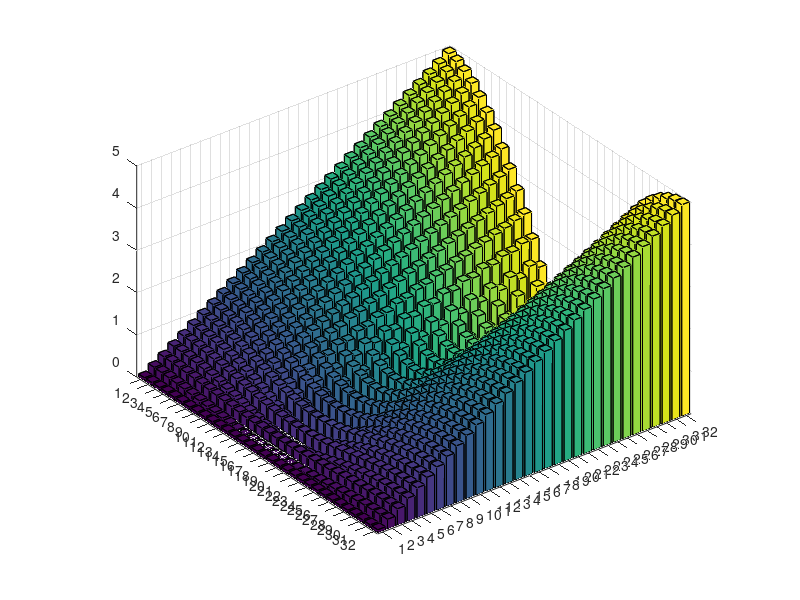
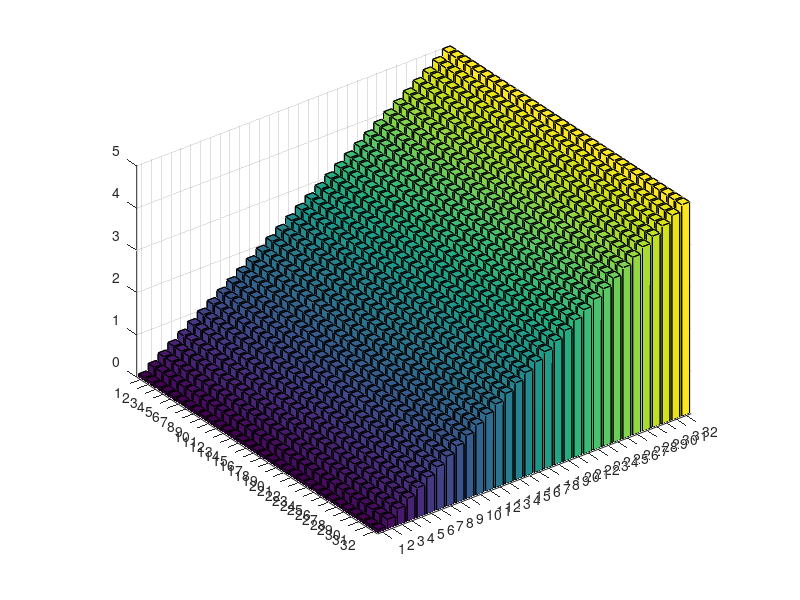

Recreate these plots in MATLAB, in order.
% phi_vector = ones(1,32);
% theta_vector = ones(1,32)*3;
% Y_ml = zeros(32,32);
% for r = 1:1
%     for l = 1:32
%         NPml = 0;
%         Yml_real = 0;
%         Yml_img  = 0;
%         for m = -l:l
%             if(m>=0)
%                 %Y_ml(l,r) = spharm(l,m,theta_vector(r),phi_vector(r));
%                 NPml = spharm(l,m,theta_vector(r),phi_vector(r))/exp(1i*m*phi_vector(r)); %STH WRONG HERE!
%                 Yml_real = Yml_real+NPml*cos(m*phi_vector(r));
%                 Yml_img  = Yml_real+NPml*sin(m*phi_vector(r));
%             else
%                 %Y_temp = spharm(l,-m,theta_vector(r),phi_vector(r));
%                 %Y_ml(l,r) = (-1)^(-m) * conj(Y_temp);
%                 NPml = (-1)^(-m)*spharm(l,-m,theta_vector(r),phi_vector(r))/exp(1i*(-m)*phi_vector(r));%STH WRONG HERE!
%                 Yml_real = Yml_real+NPml*cos((-m)*phi_vector(r));
%                 Yml_img  = Yml_img -NPml*sin((-m)*phi_vector(r));
%             end
%         end
%         Y_ml(l,r) =Y_ml(l,r) + Yml_real^2+Yml_img^2;
%     end
% end
% figure,
% bar3(abs(Y_ml))
% 
% % 
% Y_ml = zeros(32,32);
% for r = 1:1
%     for l = 1:32
%         for m = -l:l
%             if(m>=0)
%                 Y_ml(l,r) =Y_ml(l,r) + spharm(l,m,phi_vector(r),theta_vector(r));
%             else
%                 Y_temp = spharm(l,-m,phi_vector(r),theta_vector(r));
%                 Y_ml(l,r) =Y_ml(l,r) + (-1)^(-m) * conj(Y_temp);
%             end
%         end
%     end
%  end
%  figure,
%  bar3(abs(Y_ml))
%  
%BUG maybe in C++; result : BUG in MATLAB
% l = 1
% m = 1
% spharm(l,m,3,1)/exp(1i*m*1) =  0.1210 - 0.2644i
% try gsl_sf_legendre_sphPlm(1, 1, cos(3)) =  -0.0487

%C++ result
R_change_theta = [0.0795775 0.236439 0.395786 0.554223 0.712656 0.871063 1.02946 1.18786 1.34626 1.50465 1.66304 1.82143 1.97983 2.13822 2.29661 2.455 2.61339 2.77178 2.93017 3.08856 3.24695 3.40534 3.56373 3.72211 3.8805 4.03889 4.19728 4.35567 4.51406 4.67245 4.83084 4.98923 
0.0795775 0.229646 0.389594 0.545618 0.702045 0.858212 1.01437 1.1705 1.32663 1.48275 1.63886 1.79497 1.95108 2.10719 2.26329 2.4194 2.5755 2.7316 2.8877 3.04381 3.19991 3.35601 3.51211 3.66821 3.82431 3.98041 4.13651 4.2926 4.4487 4.6048 4.7609 4.917 
0.0795775 0.218616 0.379644 0.530822 0.684437 0.836798 0.989333 1.14172 1.2941 1.44645 1.5988 1.75113 1.90346 2.05579 2.20811 2.36043 2.51275 2.66506 2.81737 2.96969 3.122 3.27431 3.42662 3.57893 3.73124 3.88354 4.03585 4.18816 4.34047 4.49277 4.64508 4.79738 
0.0795775 0.203771 0.366456 0.509275 0.660044 0.806679 0.954536 1.10165 1.24892 1.39605 1.54319 1.69029 1.83739 1.98448 2.13156 2.27864 2.42571 2.57277 2.71984 2.8669 3.01396 3.16101 3.30807 3.45512 3.60218 3.74923 3.89628 4.04333 4.19038 4.33743 4.48448 4.63152 
0.0795775 0.185683 0.350702 0.480423 0.62933 0.767448 0.910294 1.05033 1.19145 1.33186 1.4725 1.61296 1.75345 1.89389 2.03433 2.17476 2.31518 2.45559 2.59599 2.73639 2.87679 3.01718 3.15757 3.29796 3.43834 3.57872 3.71911 3.85949 3.99987 4.14024 4.28062 4.421 
0.0795775 0.165046 0.333151 0.443922 0.593112 0.718402 0.85719 0.98748 1.12221 1.25406 1.38732 1.51961 1.65234 1.78474 1.91727 2.04969 2.18214 2.31455 2.44696 2.57936 2.71175 2.84413 2.97651 3.10889 3.24126 3.37363 3.50599 3.63836 3.77072 3.90308 4.03543 4.16779 
0.0795775 0.142653 0.314616 0.399857 0.552618 0.658701 0.796273 0.912286 1.04203 1.16232 1.28842 1.41046 1.53491 1.65764 1.78136 1.90435 2.02774 2.15082 2.27406 2.39716 2.52032 2.64342 2.76655 2.88964 3.01274 3.13583 3.25891 3.38199 3.50507 3.62814 3.75121 3.87428 
0.0795775 0.119366 0.295903 0.348944 0.50947 0.587749 0.729275 0.823508 0.952426 1.05554 1.17708 1.2849 1.40234 1.51258 1.6278 1.73927 1.85329 1.96537 2.07874 2.19112 2.30415 2.41666 2.5295 2.64207 2.75481 2.86741 2.98009 3.09269 3.20533 3.31793 3.43055 3.54315 
0.0795775 0.096079 0.277764 0.292671 0.465585 0.505782 0.658736 0.719984 0.85596 0.93185 1.05563 1.14108 1.25666 1.34817 1.45841 1.55368 1.66051 1.75809 1.86276 1.96175 2.06507 2.1649 2.26737 2.36771 2.46964 2.57028 2.67189 2.7727 2.87409 2.97501 3.07627 3.17724 
0.0795775 0.0736867 0.260864 0.233341 0.423011 0.414534 0.587942 0.601738 0.756587 0.789595 0.928139 0.97625 1.10173 1.16122 1.2767 1.34454 1.45255 1.52645 1.62898 1.7072 1.80575 1.88705 1.98273 2.06621 2.15982 2.24483 2.33697 2.42305 2.51414 2.60097 2.69131 2.77866 
0.0795775 0.0530499 0.245757 0.173992 0.383731 0.317785 0.520625 0.471497 0.659563 0.629426 0.80088 0.788778 0.944307 0.948161 1.08945 1.10691 1.23595 1.26474 1.38349 1.42158 1.53181 1.57746 1.68072 1.73246 1.83006 1.88669 1.97972 2.04024 2.12961 2.19322 2.27965 2.34573 
0.0795775 0.0349616 0.232887 0.11819 0.349483 0.221531 0.460499 0.336073 0.570855 0.457268 0.681979 0.582448 0.794312 0.709949 0.907938 0.838706 1.0228 0.968029 1.13877 1.09747 1.25573 1.22675 1.37354 1.3557 1.49208 1.4842 1.61124 1.61222 1.73093 1.73973 1.85105 1.86674 
0.0795775 0.0201168 0.222583 0.0696934 0.321639 0.133574 0.410778 0.206804 0.496184 0.286661 0.580092 0.371385 0.663522 0.459746 0.746992 0.550846 0.830776 0.644013 0.915021 0.738731 0.999799 0.834602 1.08514 0.931316 1.17104 1.02863 1.25748 1.12635 1.34446 1.22433 1.43193 1.32244 
0.0795775 0.00908621 0.215078 0.0320508 0.301172 0.0624882 0.373846 0.098339 0.440089 0.138455 0.502635 0.182069 0.56286 0.228617 0.621562 0.277667 0.679239 0.328871 0.736224 0.381944 0.792748 0.436647 0.848975 0.49278 0.905025 0.550168 0.960989 0.608662 1.01693 0.668132 1.07291 0.728464 
0.0795775 0.00229359 0.21052 0.00818002 0.288684 0.0161207 0.351195 0.0256387 0.405487 0.0364739 0.45456 0.0484546 0.499974 0.0614555 0.542666 0.0753795 0.583244 0.0901487 0.622132 0.105698 0.659638 0.121972 0.695993 0.138924 0.731376 0.156511 0.765928 0.174698 0.799764 0.193449 0.832977 0.212737 
0.0795775 2.77334e-032 0.208992 1.10934e-031 0.284489 1.97215e-031 0.343572 3.08149e-031 0.393818 7.88861e-031 0.438311 7.88861e-031 0.478671 6.03972e-031 0.515875 1.2326e-030 0.550565 1.2326e-030 0.583192 9.98402e-031 0.614085 2.08309e-030 0.643496 2.41589e-030 0.671618 2.77334e-030 0.698609 2.08309e-030 0.724594 3.15544e-030 0.749679 3.15544e-030 
0.0795775 0.00229359 0.21052 0.00818002 0.288684 0.0161207 0.351195 0.0256387 0.405487 0.0364739 0.45456 0.0484546 0.499974 0.0614555 0.542666 0.0753795 0.583244 0.0901487 0.622132 0.105698 0.659638 0.121972 0.695993 0.138924 0.731376 0.156511 0.765928 0.174698 0.799764 0.193449 0.832977 0.212737 
0.0795775 0.00908621 0.215078 0.0320508 0.301172 0.0624882 0.373846 0.098339 0.440089 0.138455 0.502635 0.182069 0.56286 0.228617 0.621562 0.277667 0.679239 0.328871 0.736224 0.381944 0.792748 0.436647 0.848975 0.49278 0.905025 0.550168 0.960989 0.608662 1.01693 0.668132 1.07291 0.728464 
0.0795775 0.0201168 0.222583 0.0696934 0.321639 0.133574 0.410778 0.206804 0.496184 0.286661 0.580092 0.371385 0.663522 0.459746 0.746992 0.550846 0.830776 0.644013 0.915021 0.738731 0.999799 0.834602 1.08514 0.931316 1.17104 1.02863 1.25748 1.12635 1.34446 1.22433 1.43193 1.32244 
0.0795775 0.0349616 0.232887 0.11819 0.349483 0.221531 0.460499 0.336073 0.570855 0.457268 0.681979 0.582448 0.794312 0.709949 0.907938 0.838706 1.0228 0.968029 1.13877 1.09747 1.25573 1.22675 1.37354 1.3557 1.49208 1.4842 1.61124 1.61222 1.73093 1.73973 1.85105 1.86674 
0.0795775 0.0530499 0.245757 0.173992 0.383731 0.317785 0.520625 0.471497 0.659563 0.629426 0.80088 0.788778 0.944307 0.948161 1.08945 1.10691 1.23595 1.26474 1.38349 1.42158 1.53181 1.57746 1.68072 1.73246 1.83006 1.88669 1.97972 2.04024 2.12961 2.19322 2.27965 2.34573 
0.0795775 0.0736867 0.260864 0.233341 0.423011 0.414534 0.587942 0.601738 0.756587 0.789595 0.928139 0.97625 1.10173 1.16122 1.2767 1.34454 1.45255 1.52645 1.62898 1.7072 1.80575 1.88705 1.98273 2.06621 2.15982 2.24483 2.33697 2.42305 2.51414 2.60097 2.69131 2.77866 
0.0795775 0.096079 0.277764 0.292671 0.465585 0.505782 0.658736 0.719984 0.85596 0.93185 1.05563 1.14108 1.25666 1.34817 1.45841 1.55368 1.66051 1.75809 1.86276 1.96175 2.06507 2.1649 2.26737 2.36771 2.46964 2.57028 2.67189 2.7727 2.87409 2.97501 3.07627 3.17724 
0.0795775 0.119366 0.295903 0.348944 0.50947 0.587749 0.729275 0.823508 0.952426 1.05554 1.17708 1.2849 1.40234 1.51258 1.6278 1.73927 1.85329 1.96537 2.07874 2.19112 2.30415 2.41666 2.5295 2.64207 2.75481 2.86741 2.98009 3.09269 3.20533 3.31793 3.43055 3.54315 
0.0795775 0.142653 0.314616 0.399857 0.552618 0.658701 0.796273 0.912286 1.04203 1.16232 1.28842 1.41046 1.53491 1.65764 1.78136 1.90435 2.02774 2.15082 2.27406 2.39716 2.52032 2.64342 2.76655 2.88964 3.01274 3.13583 3.25891 3.38199 3.50507 3.62814 3.75121 3.87428 
0.0795775 0.165046 0.333151 0.443922 0.593112 0.718402 0.85719 0.98748 1.12221 1.25406 1.38732 1.51961 1.65234 1.78474 1.91727 2.04969 2.18214 2.31455 2.44696 2.57936 2.71175 2.84413 2.97651 3.10889 3.24126 3.37363 3.50599 3.63836 3.77072 3.90308 4.03543 4.16779 
0.0795775 0.185683 0.350702 0.480423 0.62933 0.767448 0.910294 1.05033 1.19145 1.33186 1.4725 1.61296 1.75345 1.89389 2.03433 2.17476 2.31518 2.45559 2.59599 2.73639 2.87679 3.01718 3.15757 3.29796 3.43834 3.57872 3.71911 3.85949 3.99987 4.14024 4.28062 4.421 
0.0795775 0.203771 0.366456 0.509275 0.660044 0.806679 0.954536 1.10165 1.24892 1.39605 1.54319 1.69029 1.83739 1.98448 2.13156 2.27864 2.42571 2.57277 2.71984 2.8669 3.01396 3.16101 3.30807 3.45512 3.60218 3.74923 3.89628 4.04333 4.19038 4.33743 4.48448 4.63152 
0.0795775 0.218616 0.379644 0.530822 0.684437 0.836798 0.989333 1.14172 1.2941 1.44645 1.5988 1.75113 1.90346 2.05579 2.20811 2.36043 2.51275 2.66506 2.81737 2.96969 3.122 3.27431 3.42662 3.57893 3.73124 3.88354 4.03585 4.18816 4.34047 4.49277 4.64508 4.79738 
0.0795775 0.229646 0.389594 0.545618 0.702045 0.858212 1.01437 1.1705 1.32663 1.48275 1.63886 1.79497 1.95108 2.10719 2.26329 2.4194 2.5755 2.7316 2.8877 3.04381 3.19991 3.35601 3.51211 3.66821 3.82431 3.98041 4.13651 4.2926 4.4487 4.6048 4.7609 4.917 
0.0795775 0.236439 0.395786 0.554223 0.712656 0.871063 1.02946 1.18786 1.34626 1.50465 1.66304 1.82143 1.97983 2.13822 2.29661 2.455 2.61339 2.77178 2.93017 3.08856 3.24695 3.40534 3.56373 3.72211 3.8805 4.03889 4.19728 4.35567 4.51406 4.67245 4.83084 4.98923 
0.0795775 0.238732 0.397887 0.557042 0.716197 0.875352 1.03451 1.19366 1.35282 1.51197 1.67113 1.83028 1.98944 2.14859 2.30775 2.4669 2.62606 2.78521 2.94437 3.10352 3.26268 3.42183 3.58099 3.74014 3.8993 4.05845 4.21761 4.37676 4.53592 4.69507 4.85423 5.01338 
];
R_change_phi=[0.0795775 0.238732 0.397887 0.557042 0.716197 0.875352 1.03451 1.19366 1.35282 1.51197 1.67113 1.83028 1.98944 2.14859 2.30775 2.4669 2.62606 2.78521 2.94437 3.10352 3.26268 3.42183 3.58099 3.74014 3.8993 4.05845 4.21761 4.37676 4.53592 4.69507 4.85423 5.01338 
0.0795775 0.238732 0.397887 0.557042 0.716197 0.875352 1.03451 1.19366 1.35282 1.51197 1.67113 1.83028 1.98944 2.14859 2.30775 2.4669 2.62606 2.78521 2.94437 3.10352 3.26268 3.42183 3.58099 3.74014 3.8993 4.05845 4.21761 4.37676 4.53592 4.69507 4.85423 5.01338 
0.0795775 0.238732 0.397887 0.557042 0.716197 0.875352 1.03451 1.19366 1.35282 1.51197 1.67113 1.83028 1.98944 2.14859 2.30775 2.4669 2.62606 2.78521 2.94437 3.10352 3.26268 3.42183 3.58099 3.74014 3.8993 4.05845 4.21761 4.37676 4.53592 4.69507 4.85423 5.01338 
0.0795775 0.238732 0.397887 0.557042 0.716197 0.875352 1.03451 1.19366 1.35282 1.51197 1.67113 1.83028 1.98944 2.14859 2.30775 2.4669 2.62606 2.78521 2.94437 3.10352 3.26268 3.42183 3.58099 3.74014 3.8993 4.05845 4.21761 4.37676 4.53592 4.69507 4.85423 5.01338 
0.0795775 0.238732 0.397887 0.557042 0.716197 0.875352 1.03451 1.19366 1.35282 1.51197 1.67113 1.83028 1.98944 2.14859 2.30775 2.4669 2.62606 2.78521 2.94437 3.10352 3.26268 3.42183 3.58099 3.74014 3.8993 4.05845 4.21761 4.37676 4.53592 4.69507 4.85423 5.01338 
0.0795775 0.238732 0.397887 0.557042 0.716197 0.875352 1.03451 1.19366 1.35282 1.51197 1.67113 1.83028 1.98944 2.14859 2.30775 2.4669 2.62606 2.78521 2.94437 3.10352 3.26268 3.42183 3.58099 3.74014 3.8993 4.05845 4.21761 4.37676 4.53592 4.69507 4.85423 5.01338 
0.0795775 0.238732 0.397887 0.557042 0.716197 0.875352 1.03451 1.19366 1.35282 1.51197 1.67113 1.83028 1.98944 2.14859 2.30775 2.4669 2.62606 2.78521 2.94437 3.10352 3.26268 3.42183 3.58099 3.74014 3.8993 4.05845 4.21761 4.37676 4.53592 4.69507 4.85423 5.01338 
0.0795775 0.238732 0.397887 0.557042 0.716197 0.875352 1.03451 1.19366 1.35282 1.51197 1.67113 1.83028 1.98944 2.14859 2.30775 2.4669 2.62606 2.78521 2.94437 3.10352 3.26268 3.42183 3.58099 3.74014 3.8993 4.05845 4.21761 4.37676 4.53592 4.69507 4.85423 5.01338 
0.0795775 0.238732 0.397887 0.557042 0.716197 0.875352 1.03451 1.19366 1.35282 1.51197 1.67113 1.83028 1.98944 2.14859 2.30775 2.4669 2.62606 2.78521 2.94437 3.10352 3.26268 3.42183 3.58099 3.74014 3.8993 4.05845 4.21761 4.37676 4.53592 4.69507 4.85423 5.01338 
0.0795775 0.238732 0.397887 0.557042 0.716197 0.875352 1.03451 1.19366 1.35282 1.51197 1.67113 1.83028 1.98944 2.14859 2.30775 2.4669 2.62606 2.78521 2.94437 3.10352 3.26268 3.42183 3.58099 3.74014 3.8993 4.05845 4.21761 4.37676 4.53592 4.69507 4.85423 5.01338 
0.0795775 0.238732 0.397887 0.557042 0.716197 0.875352 1.03451 1.19366 1.35282 1.51197 1.67113 1.83028 1.98944 2.14859 2.30775 2.4669 2.62606 2.78521 2.94437 3.10352 3.26268 3.42183 3.58099 3.74014 3.8993 4.05845 4.21761 4.37676 4.53592 4.69507 4.85423 5.01338 
0.0795775 0.238732 0.397887 0.557042 0.716197 0.875352 1.03451 1.19366 1.35282 1.51197 1.67113 1.83028 1.98944 2.14859 2.30775 2.4669 2.62606 2.78521 2.94437 3.10352 3.26268 3.42183 3.58099 3.74014 3.8993 4.05845 4.21761 4.37676 4.53592 4.69507 4.85423 5.01338 
0.0795775 0.238732 0.397887 0.557042 0.716197 0.875352 1.03451 1.19366 1.35282 1.51197 1.67113 1.83028 1.98944 2.14859 2.30775 2.4669 2.62606 2.78521 2.94437 3.10352 3.26268 3.42183 3.58099 3.74014 3.8993 4.05845 4.21761 4.37676 4.53592 4.69507 4.85423 5.01338 
0.0795775 0.238732 0.397887 0.557042 0.716197 0.875352 1.03451 1.19366 1.35282 1.51197 1.67113 1.83028 1.98944 2.14859 2.30775 2.4669 2.62606 2.78521 2.94437 3.10352 3.26268 3.42183 3.58099 3.74014 3.8993 4.05845 4.21761 4.37676 4.53592 4.69507 4.85423 5.01338 
0.0795775 0.238732 0.397887 0.557042 0.716197 0.875352 1.03451 1.19366 1.35282 1.51197 1.67113 1.83028 1.98944 2.14859 2.30775 2.4669 2.62606 2.78521 2.94437 3.10352 3.26268 3.42183 3.58099 3.74014 3.8993 4.05845 4.21761 4.37676 4.53592 4.69507 4.85423 5.01338 
0.0795775 0.238732 0.397887 0.557042 0.716197 0.875352 1.03451 1.19366 1.35282 1.51197 1.67113 1.83028 1.98944 2.14859 2.30775 2.4669 2.62606 2.78521 2.94437 3.10352 3.26268 3.42183 3.58099 3.74014 3.8993 4.05845 4.21761 4.37676 4.53592 4.69507 4.85423 5.01338 
0.0795775 0.238732 0.397887 0.557042 0.716197 0.875352 1.03451 1.19366 1.35282 1.51197 1.67113 1.83028 1.98944 2.14859 2.30775 2.4669 2.62606 2.78521 2.94437 3.10352 3.26268 3.42183 3.58099 3.74014 3.8993 4.05845 4.21761 4.37676 4.53592 4.69507 4.85423 5.01338 
0.0795775 0.238732 0.397887 0.557042 0.716197 0.875352 1.03451 1.19366 1.35282 1.51197 1.67113 1.83028 1.98944 2.14859 2.30775 2.4669 2.62606 2.78521 2.94437 3.10352 3.26268 3.42183 3.58099 3.74014 3.8993 4.05845 4.21761 4.37676 4.53592 4.69507 4.85423 5.01338 
0.0795775 0.238732 0.397887 0.557042 0.716197 0.875352 1.03451 1.19366 1.35282 1.51197 1.67113 1.83028 1.98944 2.14859 2.30775 2.4669 2.62606 2.78521 2.94437 3.10352 3.26268 3.42183 3.58099 3.74014 3.8993 4.05845 4.21761 4.37676 4.53592 4.69507 4.85423 5.01338 
0.0795775 0.238732 0.397887 0.557042 0.716197 0.875352 1.03451 1.19366 1.35282 1.51197 1.67113 1.83028 1.98944 2.14859 2.30775 2.4669 2.62606 2.78521 2.94437 3.10352 3.26268 3.42183 3.58099 3.74014 3.8993 4.05845 4.21761 4.37676 4.53592 4.69507 4.85423 5.01338 
0.0795775 0.238732 0.397887 0.557042 0.716197 0.875352 1.03451 1.19366 1.35282 1.51197 1.67113 1.83028 1.98944 2.14859 2.30775 2.4669 2.62606 2.78521 2.94437 3.10352 3.26268 3.42183 3.58099 3.74014 3.8993 4.05845 4.21761 4.37676 4.53592 4.69507 4.85423 5.01338 
0.0795775 0.238732 0.397887 0.557042 0.716197 0.875352 1.03451 1.19366 1.35282 1.51197 1.67113 1.83028 1.98944 2.14859 2.30775 2.4669 2.62606 2.78521 2.94437 3.10352 3.26268 3.42183 3.58099 3.74014 3.8993 4.05845 4.21761 4.37676 4.53592 4.69507 4.85423 5.01338 
0.0795775 0.238732 0.397887 0.557042 0.716197 0.875352 1.03451 1.19366 1.35282 1.51197 1.67113 1.83028 1.98944 2.14859 2.30775 2.4669 2.62606 2.78521 2.94437 3.10352 3.26268 3.42183 3.58099 3.74014 3.8993 4.05845 4.21761 4.37676 4.53592 4.69507 4.85423 5.01338 
0.0795775 0.238732 0.397887 0.557042 0.716197 0.875352 1.03451 1.19366 1.35282 1.51197 1.67113 1.83028 1.98944 2.14859 2.30775 2.4669 2.62606 2.78521 2.94437 3.10352 3.26268 3.42183 3.58099 3.74014 3.8993 4.05845 4.21761 4.37676 4.53592 4.69507 4.85423 5.01338 
0.0795775 0.238732 0.397887 0.557042 0.716197 0.875352 1.03451 1.19366 1.35282 1.51197 1.67113 1.83028 1.98944 2.14859 2.30775 2.4669 2.62606 2.78521 2.94437 3.10352 3.26268 3.42183 3.58099 3.74014 3.8993 4.05845 4.21761 4.37676 4.53592 4.69507 4.85423 5.01338 
0.0795775 0.238732 0.397887 0.557042 0.716197 0.875352 1.03451 1.19366 1.35282 1.51197 1.67113 1.83028 1.98944 2.14859 2.30775 2.4669 2.62606 2.78521 2.94437 3.10352 3.26268 3.42183 3.58099 3.74014 3.8993 4.05845 4.21761 4.37676 4.53592 4.69507 4.85423 5.01338 
0.0795775 0.238732 0.397887 0.557042 0.716197 0.875352 1.03451 1.19366 1.35282 1.51197 1.67113 1.83028 1.98944 2.14859 2.30775 2.4669 2.62606 2.78521 2.94437 3.10352 3.26268 3.42183 3.58099 3.74014 3.8993 4.05845 4.21761 4.37676 4.53592 4.69507 4.85423 5.01338 
0.0795775 0.238732 0.397887 0.557042 0.716197 0.875352 1.03451 1.19366 1.35282 1.51197 1.67113 1.83028 1.98944 2.14859 2.30775 2.4669 2.62606 2.78521 2.94437 3.10352 3.26268 3.42183 3.58099 3.74014 3.8993 4.05845 4.21761 4.37676 4.53592 4.69507 4.85423 5.01338 
0.0795775 0.238732 0.397887 0.557042 0.716197 0.875352 1.03451 1.19366 1.35282 1.51197 1.67113 1.83028 1.98944 2.14859 2.30775 2.4669 2.62606 2.78521 2.94437 3.10352 3.26268 3.42183 3.58099 3.74014 3.8993 4.05845 4.21761 4.37676 4.53592 4.69507 4.85423 5.01338 
0.0795775 0.238732 0.397887 0.557042 0.716197 0.875352 1.03451 1.19366 1.35282 1.51197 1.67113 1.83028 1.98944 2.14859 2.30775 2.4669 2.62606 2.78521 2.94437 3.10352 3.26268 3.42183 3.58099 3.74014 3.8993 4.05845 4.21761 4.37676 4.53592 4.69507 4.85423 5.01338 
0.0795775 0.238732 0.397887 0.557042 0.716197 0.875352 1.03451 1.19366 1.35282 1.51197 1.67113 1.83028 1.98944 2.14859 2.30775 2.4669 2.62606 2.78521 2.94437 3.10352 3.26268 3.42183 3.58099 3.74014 3.8993 4.05845 4.21761 4.37676 4.53592 4.69507 4.85423 5.01338 
0.0795775 0.238732 0.397887 0.557042 0.716197 0.875352 1.03451 1.19366 1.35282 1.51197 1.67113 1.83028 1.98944 2.14859 2.30775 2.4669 2.62606 2.78521 2.94437 3.10352 3.26268 3.42183 3.58099 3.74014 3.8993 4.05845 4.21761 4.37676 4.53592 4.69507 4.85423 5.01338 
];
bar3((R_change_theta))
figure,
bar3((R_change_phi))